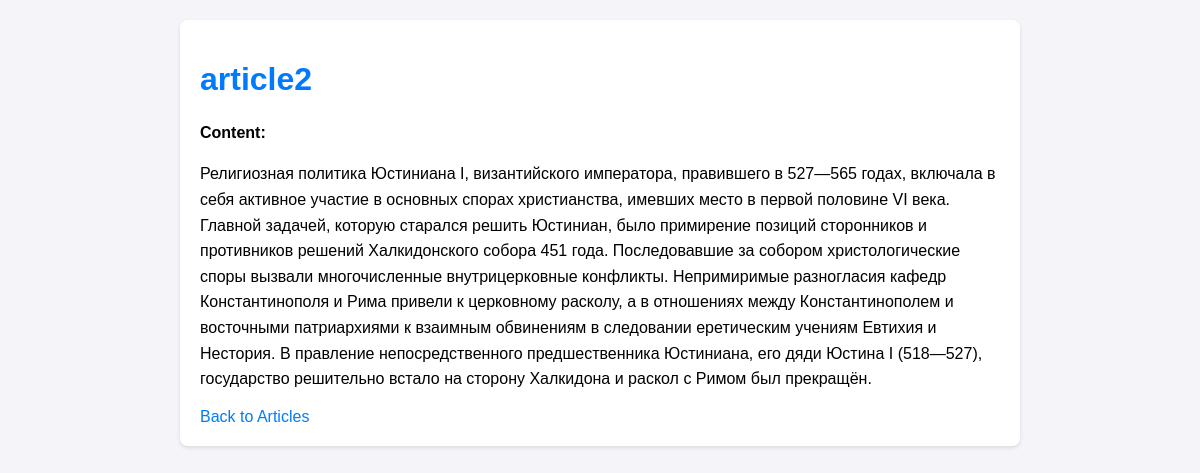
The app's page /article_detail/2/ with its own data.
### myapp/models.py (models this page shows)
class Article(models.Model):
    title = models.CharField(max_length=255)
    content = models.TextField()

### myapp/views.py (the view)
# urls.py: path('article_detail/<int:pk>/', views.article_detail, name='article_detail'),
def article_detail(request, pk):
     article = Article.objects.get(pk=pk)
     return render(request, 'article_detail.html', {'article': article})

### templates/article_detail.html (shortened to what this page needs)
{% load static %}
<!DOCTYPE html>
<html lang="en">
<head>
    <link rel="stylesheet" href="{% static 'css/styles_article_detail.css' %}">
</head>
<body>
    <div class="container">
        <h1>{{ article.title }}</h1>
        <p><strong>Content:</strong></p>
        <p>{{ article.content }}</p>
        <a href="{% url 'article_list' %}">Back to Articles</a>
    </div>
</body>
</html>

### static/css/styles_article_detail.css (style rules this page uses)
body { font-family: Arial, sans-serif; background-color: #f4f4f9; margin: 0; padding: 20px; }
.container { max-width: 800px; margin: 0 auto; background: white; padding: 20px; border-radius: 8px; box-shadow: 0 2px 4px rgba(0, 0, 0, 0.1); }
h1 { color: #007bff; }
p { line-height: 1.6; }
a { color: #007bff; text-decoration: none; }

### records on screen
Article: title "article2", content "Религиозная политика Юстиниана I, византийского императора, правившего в 527—565 годах, включала в себя активное участие в основных спорах христианства, имевших место в первой половине VI века. Главной задачей, которую старался решить Юстиниан, было примирение позиций сторонников и противников решений Халкидонского собора 451 года. Последовавшие за собором христологические споры вызвали многочисленные внутрицерковные конфликты. Непримиримые разногласия кафедр Константинополя и Рима привели к церковному расколу, а в отношениях между Константинополем и восточными патриархиями к взаимным обвинениям в следовании еретическим учениям Евтихия и Нестория. В правление непосредственного…"
